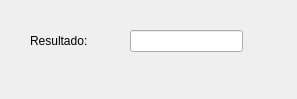
<?xml version="1.0" encoding="UTF-8"?>
<ui version="4.0">
 <class>Dialog</class>
 <widget class="QDialog" name="Dialog">
  <property name="geometry">
   <rect>
    <x>0</x>
    <y>0</y>
    <width>297</width>
    <height>99</height>
   </rect>
  </property>
  <property name="windowTitle">
   <string>Dialog</string>
  </property>
  <widget class="QLabel" name="label">
   <property name="geometry">
    <rect>
     <x>30</x>
     <y>30</y>
     <width>71</width>
     <height>21</height>
    </rect>
   </property>
   <property name="text">
    <string>Resultado:</string>
   </property>
  </widget>
  <widget class="QLineEdit" name="txtResultado">
   <property name="geometry">
    <rect>
     <x>130</x>
     <y>30</y>
     <width>113</width>
     <height>22</height>
    </rect>
   </property>
  </widget>
 </widget>
 <resources/>
 <connections/>
</ui>
